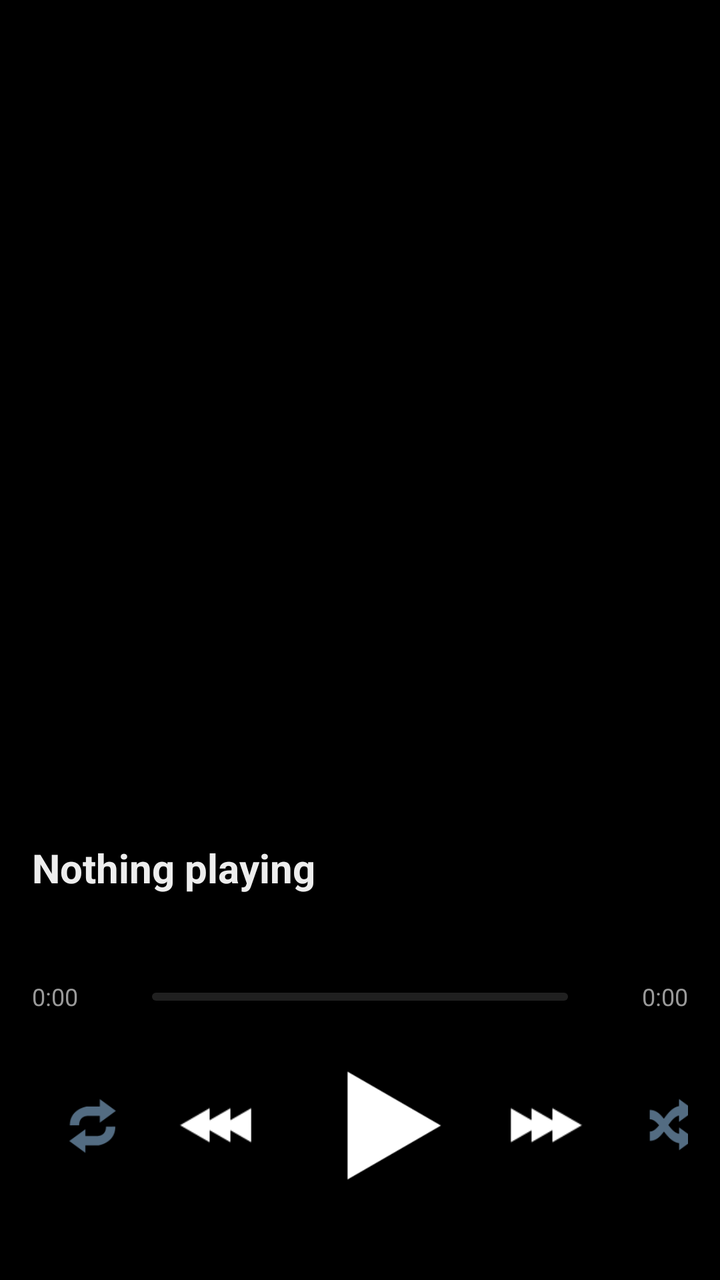
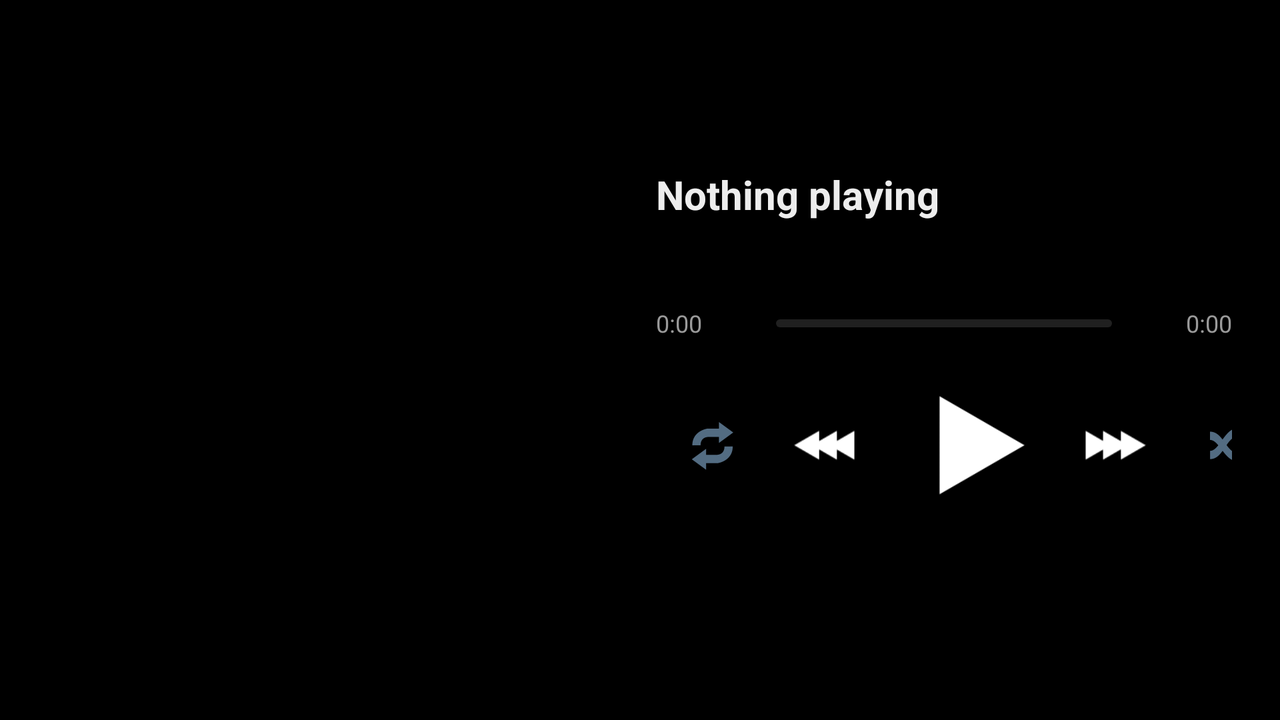

One screen, two layout resources from the same app: the default and the repository's alternative for another configuration. Each is rendered where Android would select it; the XML of both is given below.
<!-- AndroidManifest.xml: application theme Theme.Timbra -->
<!-- res/layout/fragment_player.xml -->
<?xml version="1.0" encoding="utf-8"?>
<LinearLayout xmlns:android="http://schemas.android.com/apk/res/android"
    android:layout_width="match_parent"
    android:layout_height="match_parent"
    android:orientation="vertical">

    <FrameLayout
        android:id="@+id/deck_window"
        android:layout_width="match_parent"
        android:layout_height="0dp"
        android:layout_weight="1"
        android:clipChildren="true">

        <androidx.viewpager2.widget.ViewPager2
            android:id="@+id/art_pager"
            android:layout_width="match_parent"
            android:layout_height="match_parent" />

        <TextView
            android:id="@+id/mode_popup"
            android:layout_width="wrap_content"
            android:layout_height="wrap_content"
            android:layout_gravity="bottom|center_horizontal"
            android:layout_marginBottom="24dp"
            android:background="@drawable/popup_bg"
            android:paddingStart="16dp"
            android:paddingEnd="16dp"
            android:paddingTop="10dp"
            android:paddingBottom="10dp"
            android:gravity="center"
            android:textColor="@color/pa_text_primary"
            android:textSize="14sp"
            android:visibility="gone" />
    </FrameLayout>

    <include
        android:id="@+id/controls"
        layout="@layout/player_controls"
        android:layout_width="match_parent"
        android:layout_height="wrap_content" />
</LinearLayout>
<!-- res/layout/player_controls.xml (included above) -->
<?xml version="1.0" encoding="utf-8"?>
<LinearLayout xmlns:android="http://schemas.android.com/apk/res/android"
    android:layout_width="match_parent"
    android:layout_height="wrap_content"
    android:orientation="vertical"
    android:gravity="center_vertical"
    android:paddingStart="@dimen/pa_player_pad_start"
    android:paddingEnd="@dimen/pa_player_pad_end"
    android:paddingTop="@dimen/pa_player_pad_top"
    android:paddingBottom="@dimen/pa_player_pad_bottom">

    <LinearLayout
        android:id="@+id/info"
        android:layout_width="match_parent"
        android:layout_height="wrap_content"
        android:orientation="vertical"
        android:background="?attr/selectableItemBackground"
        android:paddingTop="2dp"
        android:paddingBottom="2dp">

        <TextView
            android:id="@+id/title"
            android:layout_width="match_parent"
            android:layout_height="wrap_content"
            android:textColor="@color/pa_text_primary"
            android:textSize="20sp"
            android:textStyle="bold"
            android:maxLines="1"
            android:ellipsize="end"
            android:text="@string/nothing_playing" />

        <TextView
            android:id="@+id/subtitle"
            android:layout_width="match_parent"
            android:layout_height="wrap_content"
            android:textColor="@color/pa_text_secondary"
            android:textSize="14sp"
            android:maxLines="1"
            android:ellipsize="end"
            android:layout_marginTop="2dp" />
    </LinearLayout>

    <LinearLayout
        android:layout_width="match_parent"
        android:layout_height="wrap_content"
        android:orientation="horizontal"
        android:gravity="center_vertical"
        android:layout_marginTop="10dp">

        <TextView
            android:id="@+id/position"
            android:layout_width="wrap_content"
            android:layout_height="wrap_content"
            android:textColor="@color/pa_text_secondary"
            android:textSize="12sp"
            android:minWidth="44dp"
            android:text="0:00" />

        <SeekBar
            android:id="@+id/seek"
            android:layout_width="0dp"
            android:layout_height="wrap_content"
            android:layout_weight="1"
            android:maxHeight="4dp"
            android:paddingTop="14dp"
            android:paddingBottom="14dp"
            android:background="@null"
            android:progressDrawable="@drawable/seek_progress"
            android:thumb="@null"
            android:splitTrack="false" />

        <TextView
            android:id="@+id/duration"
            android:layout_width="wrap_content"
            android:layout_height="wrap_content"
            android:textColor="@color/pa_text_secondary"
            android:textSize="12sp"
            android:minWidth="44dp"
            android:gravity="end"
            android:text="0:00" />
    </LinearLayout>

    <LinearLayout
        android:layout_width="match_parent"
        android:layout_height="wrap_content"
        android:orientation="horizontal"
        android:gravity="center_vertical"
        android:layout_marginTop="8dp">

        <ImageButton
            android:id="@+id/repeat"
            android:layout_width="@dimen/pa_transport_mode"
            android:layout_height="@dimen/pa_transport_mode"
            android:background="?attr/selectableItemBackgroundBorderless"
            android:scaleType="fitCenter"
            android:padding="12dp"
            android:src="@drawable/matte_repeat_none"
            android:contentDescription="@string/cd_repeat" />

        <Space
            android:layout_width="0dp"
            android:layout_height="1dp"
            android:layout_weight="1" />

        <ImageButton
            android:id="@+id/prev"
            android:layout_width="@dimen/pa_transport_step"
            android:layout_height="@dimen/pa_transport_step"
            android:background="?attr/selectableItemBackgroundBorderless"
            android:scaleType="fitCenter"
            android:padding="8dp"
            android:src="@drawable/deck_prev"
            android:contentDescription="@string/cd_prev" />

        <ImageButton
            android:id="@+id/play"
            android:layout_width="@dimen/pa_transport_play"
            android:layout_height="@dimen/pa_transport_play"
            android:background="?attr/selectableItemBackgroundBorderless"
            android:scaleType="fitCenter"
            android:layout_marginStart="@dimen/pa_transport_play_margin"
            android:layout_marginEnd="@dimen/pa_transport_play_margin"
            android:src="@drawable/deck_play"
            android:contentDescription="@string/cd_play" />

        <ImageButton
            android:id="@+id/next"
            android:layout_width="@dimen/pa_transport_step"
            android:layout_height="@dimen/pa_transport_step"
            android:background="?attr/selectableItemBackgroundBorderless"
            android:scaleType="fitCenter"
            android:padding="8dp"
            android:src="@drawable/deck_next"
            android:contentDescription="@string/cd_next" />

        <Space
            android:layout_width="0dp"
            android:layout_height="1dp"
            android:layout_weight="1" />

        <ImageButton
            android:id="@+id/shuffle"
            android:layout_width="@dimen/pa_transport_mode"
            android:layout_height="@dimen/pa_transport_mode"
            android:background="?attr/selectableItemBackgroundBorderless"
            android:scaleType="fitCenter"
            android:padding="12dp"
            android:src="@drawable/matte_shuffle_none"
            android:contentDescription="@string/cd_shuffle" />
    </LinearLayout>

    <TextView
        android:id="@+id/audio_info"
        android:layout_width="match_parent"
        android:layout_height="wrap_content"
        android:layout_marginTop="6dp"
        android:gravity="center"
        android:textColor="@color/pa_text_tertiary"
        android:textSize="11sp" />
</LinearLayout>
<!-- resources referenced by this layout -->
<resources>
  <color name="pa_text_primary">#EDEDED</color>
  <color name="pa_text_secondary">#9A9A9A</color>
  <color name="pa_text_tertiary">#6E6E6E</color>
  <dimen name="pa_player_pad_bottom">18dp</dimen>
  <dimen name="pa_player_pad_end">16dp</dimen>
  <dimen name="pa_player_pad_start">16dp</dimen>
  <dimen name="pa_player_pad_top">12dp</dimen>
  <dimen name="pa_transport_mode">60dp</dimen>
  <dimen name="pa_transport_play">77dp</dimen>
  <dimen name="pa_transport_play_margin">8dp</dimen>
  <dimen name="pa_transport_step">68dp</dimen>
  <!-- drawable deck_next (drawable) -->
  <?xml version="1.0" encoding="utf-8"?>
  <selector xmlns:android="http://schemas.android.com/apk/res/android">
      <item android:state_pressed="true" android:drawable="@drawable/matte_next_cat_pressed" />
      <item android:drawable="@drawable/matte_next_cat" />
  </selector>
  <!-- drawable deck_play (drawable) -->
  <?xml version="1.0" encoding="utf-8"?>
  <selector xmlns:android="http://schemas.android.com/apk/res/android">
      <item android:state_pressed="true" android:drawable="@drawable/matte_play_big_pressed" />
      <item android:drawable="@drawable/matte_play_big" />
  </selector>
  <!-- drawable deck_prev (drawable) -->
  <?xml version="1.0" encoding="utf-8"?>
  <selector xmlns:android="http://schemas.android.com/apk/res/android">
      <item android:state_pressed="true" android:drawable="@drawable/matte_prev_cat_pressed" />
      <item android:drawable="@drawable/matte_prev_cat" />
  </selector>
  <!-- drawable popup_bg (drawable) -->
  <?xml version="1.0" encoding="utf-8"?>
  <shape xmlns:android="http://schemas.android.com/apk/res/android"
      android:shape="rectangle">
      <corners android:radius="6dp" />
      <solid android:color="#E6101010" />
      <stroke android:width="1dp" android:color="@color/pa_accent_dim" />
  </shape>
  <string name="cd_next">Next</string>
  <string name="cd_play">Play</string>
  <string name="cd_prev">Previous</string>
  <string name="cd_repeat">Repeat</string>
  <string name="cd_shuffle">Shuffle</string>
  <string name="nothing_playing">Nothing playing</string>
  <style name="Theme.Timbra" parent="Theme.Material3.Dark.NoActionBar">
          <item name="colorPrimary">@color/pa_accent</item>
          <item name="colorOnPrimary">#0A0A0A</item>
          <item name="colorSecondary">@color/pa_accent_glow</item>
          <item name="android:colorBackground">@color/pa_window</item>
          <item name="colorSurface">@color/pa_surface</item>
          <item name="colorOnSurface">@color/pa_text_primary</item>
          <item name="android:textColorPrimary">@color/pa_text_primary</item>
          <item name="android:textColorSecondary">@color/pa_text_secondary</item>
          <item name="android:windowBackground">@color/pa_window</item>
          <item name="android:statusBarColor">@color/pa_window</item>
          <item name="android:navigationBarColor">@color/pa_window</item>
          <item name="colorControlActivated">@color/pa_accent_glow</item>
          <item name="colorControlHighlight">@color/pa_row_pressed</item>
      </style>
  <color name="pa_accent_dim">#3A4A66</color>
  <color name="pa_accent_glow">#8C9EFF</color>
  <color name="pa_accent">#C5CAE9</color>
  <color name="pa_window">#000000</color>
  <color name="pa_surface">#151515</color>
  <color name="pa_row_pressed">#26313A</color>
  <!-- some entries are left out for length -->
</resources>
<!-- res/layout-land/fragment_player.xml (the repository's variant of the layout above) -->
<!-- drawn on the phone turned sideways -->
<?xml version="1.0" encoding="utf-8"?>
<LinearLayout xmlns:android="http://schemas.android.com/apk/res/android"
    android:layout_width="match_parent"
    android:layout_height="match_parent"
    android:orientation="horizontal">

    <FrameLayout
        android:id="@+id/deck_window"
        android:layout_width="0dp"
        android:layout_height="match_parent"
        android:layout_weight="1"
        android:clipChildren="true">

        <androidx.viewpager2.widget.ViewPager2
            android:id="@+id/art_pager"
            android:layout_width="match_parent"
            android:layout_height="match_parent" />

        <TextView
            android:id="@+id/mode_popup"
            android:layout_width="wrap_content"
            android:layout_height="wrap_content"
            android:layout_gravity="bottom|center_horizontal"
            android:layout_marginBottom="16dp"
            android:background="@drawable/popup_bg"
            android:paddingStart="16dp"
            android:paddingEnd="16dp"
            android:paddingTop="10dp"
            android:paddingBottom="10dp"
            android:gravity="center"
            android:textColor="@color/pa_text_primary"
            android:textSize="14sp"
            android:visibility="gone" />
    </FrameLayout>

    <include
        android:id="@+id/controls"
        layout="@layout/player_controls"
        android:layout_width="0dp"
        android:layout_height="match_parent"
        android:layout_weight="1" />
</LinearLayout>
<!-- resources referenced by the variant -->
<!-- as the phone turned sideways resolves them -->
<resources>
  <color name="pa_text_primary">#EDEDED</color>
  <color name="pa_text_secondary">#9A9A9A</color>
  <color name="pa_text_tertiary">#6E6E6E</color>
  <!-- from res/values-land/ -->
  <dimen name="pa_player_pad_bottom">16dp</dimen>
  <!-- from res/values-land/ -->
  <dimen name="pa_player_pad_end">24dp</dimen>
  <!-- from res/values-land/ -->
  <dimen name="pa_player_pad_start">8dp</dimen>
  <!-- from res/values-land/ -->
  <dimen name="pa_player_pad_top">16dp</dimen>
  <!-- from res/values-land/ -->
  <dimen name="pa_transport_mode">56dp</dimen>
  <!-- from res/values-land/ -->
  <dimen name="pa_transport_play">70dp</dimen>
  <!-- from res/values-land/ -->
  <dimen name="pa_transport_play_margin">6dp</dimen>
  <!-- from res/values-land/ -->
  <dimen name="pa_transport_step">60dp</dimen>
  <!-- drawable deck_next (drawable) -->
  <?xml version="1.0" encoding="utf-8"?>
  <selector xmlns:android="http://schemas.android.com/apk/res/android">
      <item android:state_pressed="true" android:drawable="@drawable/matte_next_cat_pressed" />
      <item android:drawable="@drawable/matte_next_cat" />
  </selector>
  <!-- drawable deck_play (drawable) -->
  <?xml version="1.0" encoding="utf-8"?>
  <selector xmlns:android="http://schemas.android.com/apk/res/android">
      <item android:state_pressed="true" android:drawable="@drawable/matte_play_big_pressed" />
      <item android:drawable="@drawable/matte_play_big" />
  </selector>
  <!-- drawable deck_prev (drawable) -->
  <?xml version="1.0" encoding="utf-8"?>
  <selector xmlns:android="http://schemas.android.com/apk/res/android">
      <item android:state_pressed="true" android:drawable="@drawable/matte_prev_cat_pressed" />
      <item android:drawable="@drawable/matte_prev_cat" />
  </selector>
  <!-- drawable popup_bg (drawable) -->
  <?xml version="1.0" encoding="utf-8"?>
  <shape xmlns:android="http://schemas.android.com/apk/res/android"
      android:shape="rectangle">
      <corners android:radius="6dp" />
      <solid android:color="#E6101010" />
      <stroke android:width="1dp" android:color="@color/pa_accent_dim" />
  </shape>
  <string name="cd_next">Next</string>
  <string name="cd_play">Play</string>
  <string name="cd_prev">Previous</string>
  <string name="cd_repeat">Repeat</string>
  <string name="cd_shuffle">Shuffle</string>
  <string name="nothing_playing">Nothing playing</string>
  <style name="Theme.Timbra" parent="Theme.Material3.Dark.NoActionBar">
          <item name="colorPrimary">@color/pa_accent</item>
          <item name="colorOnPrimary">#0A0A0A</item>
          <item name="colorSecondary">@color/pa_accent_glow</item>
          <item name="android:colorBackground">@color/pa_window</item>
          <item name="colorSurface">@color/pa_surface</item>
          <item name="colorOnSurface">@color/pa_text_primary</item>
          <item name="android:textColorPrimary">@color/pa_text_primary</item>
          <item name="android:textColorSecondary">@color/pa_text_secondary</item>
          <item name="android:windowBackground">@color/pa_window</item>
          <item name="android:statusBarColor">@color/pa_window</item>
          <item name="android:navigationBarColor">@color/pa_window</item>
          <item name="colorControlActivated">@color/pa_accent_glow</item>
          <item name="colorControlHighlight">@color/pa_row_pressed</item>
      </style>
  <color name="pa_accent_dim">#3A4A66</color>
  <color name="pa_accent_glow">#8C9EFF</color>
  <color name="pa_accent">#C5CAE9</color>
  <color name="pa_window">#000000</color>
  <color name="pa_surface">#151515</color>
  <color name="pa_row_pressed">#26313A</color>
  <!-- some entries are left out for length -->
</resources>
